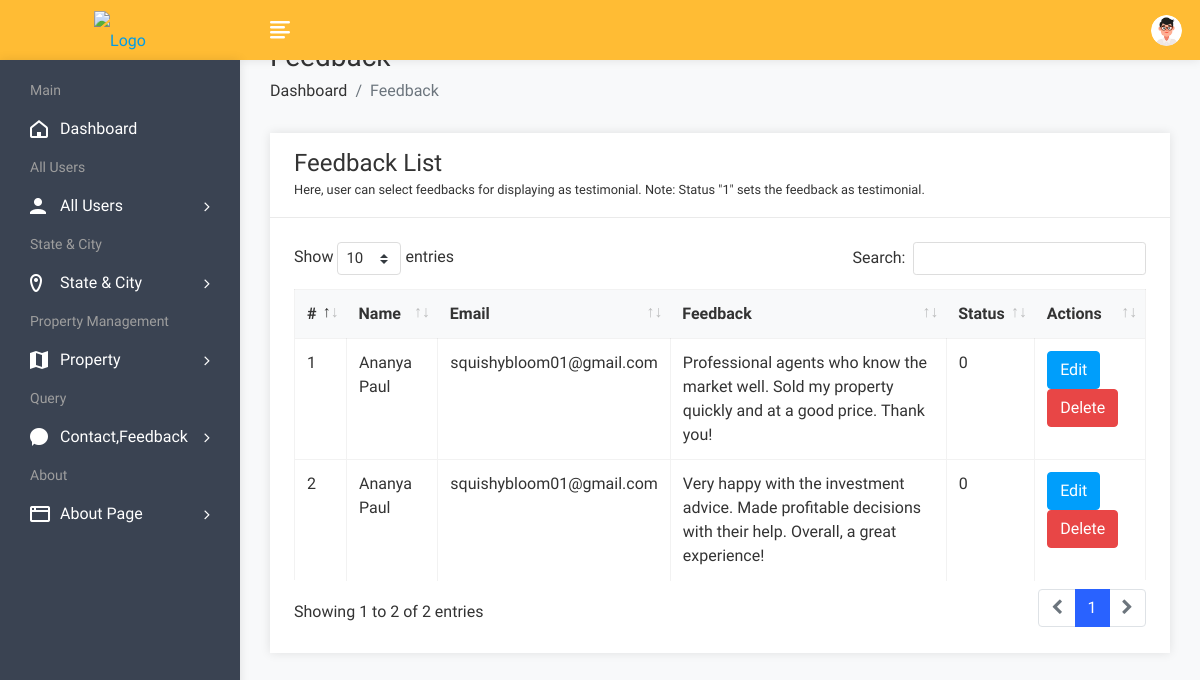
The app's page /admin/feedbackview.php (signed in) with its own data.
### tables this page shows
CREATE TABLE `feedback` (
  `fid` int(50) NOT NULL,
  `uid` int(50) NOT NULL,
  `fdescription` varchar(300) NOT NULL,
  `status` int(1) NOT NULL,
  `date` datetime NOT NULL DEFAULT current_timestamp()
);

CREATE TABLE `user` (
  `uid` int(50) NOT NULL,
  `uname` varchar(100) NOT NULL,
  `uemail` varchar(100) NOT NULL,
  `uphone` varchar(20) NOT NULL,
  `upass` varchar(50) NOT NULL,
  `utype` varchar(50) NOT NULL,
  `uimage` varchar(300) NOT NULL
);

### admin/feedbackview.php (the view, shortened to what this page needs)
<!DOCTYPE html>
<html lang="en">
<head>
        <link rel="stylesheet" href="assets/css/bootstrap.min.css">
        <link rel="stylesheet" href="assets/css/font-awesome.min.css">
        <link rel="stylesheet" href="assets/css/feathericon.min.css">
		<link rel="stylesheet" href="assets/plugins/datatables/dataTables.bootstrap4.min.css">
		<link rel="stylesheet" href="assets/plugins/datatables/responsive.bootstrap4.min.css">
		<link rel="stylesheet" href="assets/plugins/datatables/select.bootstrap4.min.css">
		<link rel="stylesheet" href="assets/plugins/datatables/buttons.bootstrap4.min.css">
        <link rel="stylesheet" href="assets/css/style.css">
    </head>
    <body>
				<?php include("header.php"); ?>
            <div class="page-wrapper">
                <div class="content container-fluid">
					<div class="page-header">
						<div class="row">
							<div class="col">
								<h3 class="page-title">Feedback</h3>
								<ul class="breadcrumb">
									<li class="breadcrumb-item"><a href="dashboard.php">Dashboard</a></li>
									<li class="breadcrumb-item active">Feedback</li>
								</ul>
							</div>
						</div>
					</div>
					<div class="row">
						<div class="col-sm-12">
							<div class="card">
								<div class="card-header">
									<h4 class="card-title">Feedback List</h4>
									<small>Here, user can select feedbacks for displaying as testimonial. Note: Status "1" sets the feedback as testimonial.</small>
								</div>
								<div class="card-body">
									<table id="basic-datatable" class="table table-bordered table-hover">
                                            <thead>
                                                <tr>
                                                    <th>#</th>
                                                    <th>Name</th>
                                                    <th>Email</th>
                                                    <th>Feedback</th>
													<th>Status</th>
                                                    <th>Actions</th>
                                                </tr>
                                            </thead>
                                            <tbody>
											<?php
												$query=mysqli_query($con,"select feedback.*, user.* from feedback,user where feedback.uid=user.uid");
												$cnt=1;
												while($row=mysqli_fetch_array($query))
													{
											?>
                                                <tr>
                                                    <td><?php echo $cnt; ?></td>
                                                    <td><?php echo $row['uname']; ?></td>
                                                    <td><?php echo $row['uemail']; ?></td>
                                                    <td><?php echo $row['2']; ?></td>
                                                    <td><?php echo $row['3']; ?></td>
													<td><a href="feedbackedit.php?id=<?php echo $row['0']; ?>"><button class="btn btn-info">Edit</button></a>
                                                    <a href="feedbackdelete.php?id=<?php echo $row['0']; ?>"><button class="btn btn-danger">Delete</button></a></td>
                                                </tr>
                                                <?php
												$cnt=$cnt+1;
												}
												?>
                                            </tbody>
                                        </table>
								</div>
							</div>
						</div>
					</div>
				</div>
			</div>
    </body>
</html>

### records on screen
feedback: uid.uname "Ananya Paul", uid.uemail "squishybloom01@gmail.com", fdescription "Professional agents who know the market well. Sold my property quickly and at a good price. Thank you!", status "0"
feedback: uid.uname "Ananya Paul", uid.uemail "squishybloom01@gmail.com", fdescription "Very happy with the investment advice. Made profitable decisions with their help. Overall, a great experience!", status "0"
